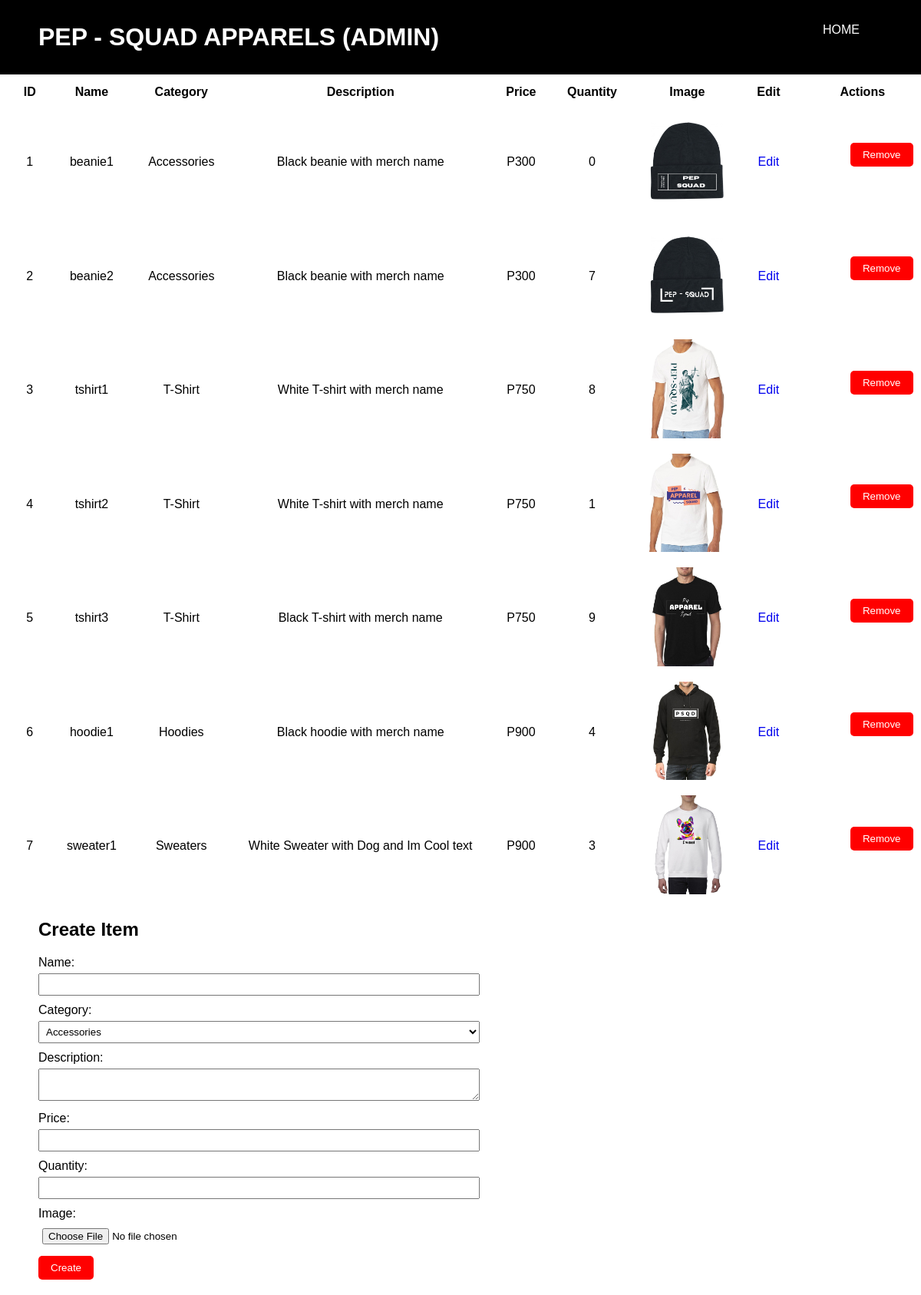
Screenshot of /createItem.php (signed in) with the database file from the repository.
### tables this page shows
CREATE TABLE `item` (
  `item_id` int(11) NOT NULL,
  `name` varchar(100) NOT NULL,
  `category` varchar(100) NOT NULL,
  `description` varchar(500) NOT NULL,
  `price` int(11) NOT NULL,
  `quantity` int(10) NOT NULL
);

### createItem.php (the view, shortened to what this page needs)
<?php
require_once 'config.php';
function displayItems()
{
    global $mysqli;
    $sql = "SELECT * FROM item";
    $result = mysqli_query($mysqli, $sql);
    if ($result && mysqli_num_rows($result) > 0) {
        while ($row = mysqli_fetch_assoc($result)) {
            echo "<tr>";
            echo "<td>" . $row["item_id"] . "</td>";
            echo "<td>" . $row["name"] . "</td>";
            echo "<td>" . $row["category"] . "</td>";
            echo "<td>" . $row["description"] . "</td>";
            echo "<td>P" . $row["price"] . "</td>";
            echo "<td>" . $row["quantity"] . "</td>";
            echo "<td><img src='img/apparel/" . $row["name"] . ".jpg' alt='Image'></td>";
            echo "<td><a href='editItem.php?id=" . $row["item_id"] . "'>Edit</a></td>";
            echo "<td>";
            echo "<form action='createItem.php' method='post'>";
            echo "<button type='submit' name='remove'>Remove</button>";
            echo "</form>";
            echo "</td>";
            echo "</tr>";
        }
    } else {
        echo "<tr><td colspan='9'>No items found.</td></tr>";
    }
}
?>
<!DOCTYPE html>
<html lang="en">
<head>
    <link rel="stylesheet" href="css/createItem.css">
</head>
<body>
    <div class="header">
        <h1>PEP - SQUAD APPARELS (ADMIN)</h1>
        <div id="navigation">
            <a href="adminIndex.php" class="transactionHistory">HOME</a>
        </div>
    </div>
    <h2>Item List</h2>
    <table>
        <thead>
            <tr>
                <th>ID</th>
                <th>Name</th>
                <th>Category</th>
                <th>Description</th>
                <th>Price</th>
                <th>Quantity</th>
                <th>Image</th>
                <th>Edit</th>
                <th>Actions</th>
            </tr>
        </thead>
        <tbody>
            <?php displayItems(); ?>
        </tbody>
    </table>
    <div class="item-creation-form">
        <h2>Create Item</h2>
        <form action="createItem.php" method="post" enctype="multipart/form-data">
            <div class="form-group">
                <label for="name">Name:</label>
                <input type="text" id="name" name="name" required>
            </div>
            <div class="form-group">
                <label for="category">Category:</label>
                <select id="category" name="category" required>
                    <option value="Accessories">Accessories</option>
                </select>
            </div>
            <div class="form-group">
                <label for="description">Description:</label>
                <textarea id="description" name="description" required></textarea>
            </div>
            <div class="form-group">
                <label for="price">Price:</label>
                <input type="number" id="price" name="price" min="0" step="0.01" required>
            </div>
            <div class="form-group">
                <label for="quantity">Quantity:</label>
                <input type="number" id="quantity" name="quantity" min="0" required>
            </div>
            <div class="form-group">
                <label for="image">Image:</label>
                <input type="file" id="image" name="image" accept="image/jpeg, image/png" required>
            </div>
            <button type="submit" name="create">Create</button>
        </form>
    </div>
</body>
</html>

### css/createItem.css (style rules this page uses)
* { margin: 0; padding: 0; box-sizing: border-box; font-family: 'Poppins', sans-serif; }
body { position: relative; justify-content: center; align-items: center; min-height: 100vh; overflow: auto; }
a { text-decoration: none; }
.header { position: absolute; top: 0; left: 0; width: 100%; padding: 30px 50px; background: black; display: flex; justify-content: space-between; }
h1 { font-size: 2em; color: white; user-select: none; }
#navigation a { position: relative; text-decoration: none; color: white; font-weight: 500; }
#navigation a::after { content: ''; position: absolute; left: 0; bottom: -6px; width: 100%; height: 3px; background: red; border-radius: 5px; transform-origin: right; transform: scaleX(0); transition: transform .5s; }
table { margin-top: 75px; width: 100%; border-collapse: collapse; margin-bottom: 20px; }
table th, table td { padding-left: 30px; padding-right: 8px; padding-top: 8px; padding-bottom: 8px; text-align: center; }
form,h2 { margin-bottom: 20px; margin-left: 50px; }
form label { display: block; margin-bottom: 5px; }
form input, form select, form textarea { margin-bottom: 10px; padding: 5px; width: 50%; }
form button[type="submit"] { background-color: red; color: white; padding: 8px 16px; border: none; cursor: pointer; border-radius: 5px; }
.transactionHistory, .viewUsers, .logout { float: right; color: #fff; text-decoration: none; margin-left: 10px; margin-right: 30px; }
img { max-width: 100px; height: auto; }

### rows the page displays
item: item_id "1", name "beanie1", category "Accessories", description "Black beanie with merch name", price "300", quantity "0", name (picture)
item: item_id "2", name "beanie2", category "Accessories", description "Black beanie with merch name", price "300", quantity "7", name (picture)
item: item_id "3", name "tshirt1", category "T-Shirt", description "White T-shirt with merch name", price "750", quantity "8", name (picture)
item: item_id "4", name "tshirt2", category "T-Shirt", description "White T-shirt with merch name", price "750", quantity "1", name (picture)
item: item_id "5", name "tshirt3", category "T-Shirt", description "Black T-shirt with merch name", price "750", quantity "9", name (picture)
item: item_id "6", name "hoodie1", category "Hoodies", description "Black hoodie with merch name", price "900", quantity "4", name (picture)
item: item_id "7", name "sweater1", category "Sweaters", description "White Sweater with Dog and Im Cool text", price "900", quantity "3", name (picture)
